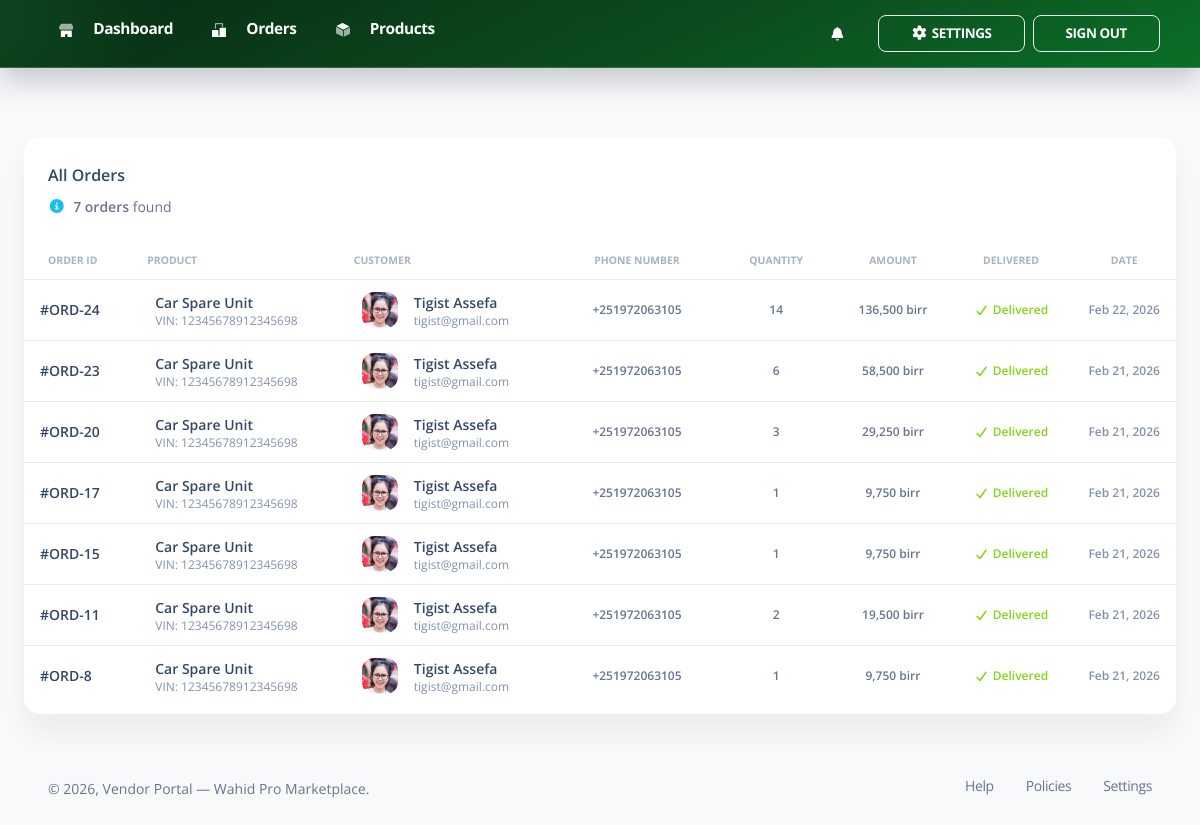
Before: /vendor/orders/ (signed in) with the older database file.
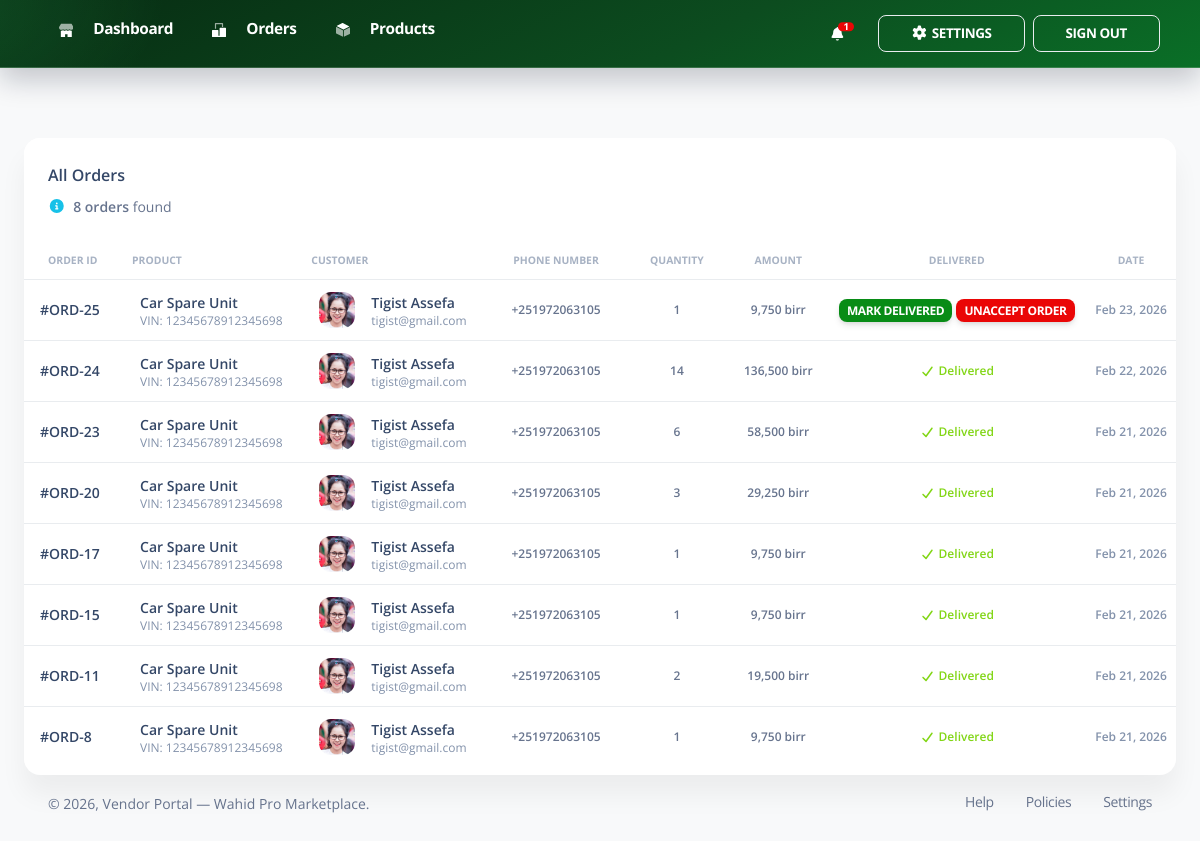
After: the same page with the newer database file.
### App/models.py (models this page shows, shortened)
class Order(models.Model):
    buyer = models.ForeignKey(User, on_delete=models.CASCADE, related_name="orders")
    product = models.ForeignKey(Product, on_delete=models.CASCADE, related_name="orders")
    quantity = models.PositiveIntegerField()
    total_price = models.DecimalField(max_digits=10, decimal_places=2)
    is_delivered = models.BooleanField(default=False)
    created_at = models.DateTimeField(auto_now_add=True)

class Product(models.Model):
    vin_validator = RegexValidator(
        regex=r"^[A-HJ-NPR-Z0-9]{17}$",
        message="VIN must be exactly 17 characters (letters and numbers, excluding I, O, and Q).",
    )
    vendor = models.ForeignKey(User, on_delete=models.CASCADE, related_name="products")
    name = models.CharField(max_length=160)
    vin = models.CharField(max_length=17, unique=True, validators=[vin_validator], db_index=True)
    category = models.CharField(max_length=80, db_index=True)
    price = models.DecimalField(
        max_digits=10,
        decimal_places=2,
        validators=[MinValueValidator(Decimal("0.01"))],
    )
    initial_stock = models.PositiveIntegerField()
    current_stock = models.PositiveIntegerField(null=True, blank=True)
    reorder_level = models.PositiveIntegerField(default=0)
    description = models.TextField()
    product_image = models.ImageField(upload_to="product_images/")
    is_active = models.BooleanField(default=True)
    created_at = models.DateTimeField(auto_now_add=True)
    updated_at = models.DateTimeField(auto_now=True)
    class Meta:
        ordering = ("-created_at",)
        indexes = [
            models.Index(fields=["vendor", "category"]),
            models.Index(fields=["vendor", "is_active"]),
        ]
        constraints = [
            models.UniqueConstraint(fields=["vendor", "name"], name="unique_vendor_product_name"),
        ]

class AccountRegistration(models.Model):
    ACCOUNT_TYPE_BUYER = "buyer"
    ACCOUNT_TYPE_SELLER = "seller"
    ACCOUNT_TYPE_CHOICES = (
        (ACCOUNT_TYPE_BUYER, "Buyer"),
        (ACCOUNT_TYPE_SELLER, "Seller"),
    )
    user = models.OneToOneField(
        User,
        on_delete=models.CASCADE,
        related_name="account_registration",
    )
    account_type = models.CharField(max_length=20, choices=ACCOUNT_TYPE_CHOICES)
    phone_number = models.CharField(
        max_length=16,
        blank=True,
        null=True,
    )
    profile_picture = models.ImageField(upload_to="profile_pictures/", blank=True, null=True)
    license_file = models.FileField(upload_to="license_uploads/", blank=True, null=True)
    is_verified = models.BooleanField(default=False)
    created_at = models.DateTimeField(auto_now_add=True)
    updated_at = models.DateTimeField(auto_now=True)

### App/views.py (the view)
# urls.py: path('vendor/orders/', VendorOrdersView.as_view(), name='vendor_orders'),
class VendorOrdersView(SellerAccountRequiredMixin, VendorAccessMixin, TemplateView):
    template_name = "vendors/orders.html"
    paginate_by = 20
    def get_context_data(self, **kwargs):
        context = super().get_context_data(**kwargs)
        orders_qs = (
            Order.objects.filter(product__vendor_id=self.request.user.id)
            .select_related("buyer", "buyer__account_registration", "product")
            .only(
                "id",
                "quantity",
                "total_price",
                "is_delivered",
                "created_at",
                "buyer__username",
                "buyer__first_name",
                "buyer__last_name",
                "buyer__email",
                "buyer__account_registration__phone_number",
                "buyer__account_registration__profile_picture",
                "product__name",
                "product__vin",
            )
            .order_by("-created_at")
        )
        paginator = Paginator(orders_qs, self.paginate_by)
        page_obj = paginator.get_page(self.request.GET.get("page"))
        context["vendor_orders"] = page_obj.object_list
        context["orders_total"] = paginator.count
        context["page_obj"] = page_obj
        context["is_paginated"] = page_obj.has_other_pages()
        return context

### App/templatetags/number_format.py (called while the page is built)
@register.filter
def number_separator(value):
    if value in (None, ""):
        return ""
    try:
        raw = str(value).replace(",", "").strip()
        number = Decimal(raw)
    except (InvalidOperation, TypeError, ValueError):
        return value
    if number == number.to_integral_value():
        return intcomma(int(number))
    return f"{number:,.2f}".rstrip("0").rstrip(".")

### App/views.py (called while the page is built)
def _redirect_superuser_home(request):
    if request.user.is_authenticated and request.user.is_superuser:
        messages.error(request, "You are loggd in as a system admin")
        return redirect("home")
    return None

### templates/vendors/orders.html (shortened to what the changed rows need)
{% extends "vendors/base.html" %}
{% load static %}
{% block vendor_content %}
<div class="row">
  <div class="col-12">
    <div class="card">
      <div class="card-header pb-0">
        <div class="row">
          <div class="col-lg-6 col-7">
            <p class="text-sm mb-0">
              <i class="fa fa-info-circle text-info" aria-hidden="true"></i>
              <span id="ordersTotalText" class="font-weight-bold ms-1">{{ orders_total }} orders</span> found
            </p>
          </div>
        </div>
      </div>
      <div class="card-body px-0 pb-2">
        <div class="table-responsive p-0">
          <table class="table align-items-center mb-0">
            <thead>
              <tr>
                <th class="text-uppercase text-secondary text-xxs font-weight-bolder opacity-7">Order ID</th>
                <th class="text-uppercase text-secondary text-xxs font-weight-bolder opacity-7 ps-2">Product</th>
                <th class="text-uppercase text-secondary text-xxs font-weight-bolder opacity-7 ps-2">Customer</th>
                <th class="text-center text-uppercase text-secondary text-xxs font-weight-bolder opacity-7">Phone Number</th>
                <th class="text-center text-uppercase text-secondary text-xxs font-weight-bolder opacity-7">Quantity</th>
                <th class="text-center text-uppercase text-secondary text-xxs font-weight-bolder opacity-7">Amount</th>
                <th class="text-center text-uppercase text-secondary text-xxs font-weight-bolder opacity-7">Delivered</th>
                <th class="text-center text-uppercase text-secondary text-xxs font-weight-bolder opacity-7">Date</th>
              </tr>
            </thead>
            <tbody>
              {% for order in vendor_orders %}
              <tr data-order-row-id="{{ order.id }}">
                <td>
                  <div class="d-flex px-2 py-1">
                    <div class="d-flex flex-column justify-content-center">
                      <h6 class="mb-0 text-sm">#ORD-{{ order.id }}</h6>
                    </div>
                  </div>
                </td>
                <td>
                  <div class="d-flex px-2 py-1">
                    <div class="d-flex flex-column justify-content-center">
                      <h6 class="mb-0 text-sm">{{ order.product.name }}</h6>
                      <p class="text-xs text-secondary mb-0">VIN: {{ order.product.vin }}</p>
                    </div>
                  </div>
                </td>
                <td>
                  <div class="d-flex px-2 py-1">
                    {% if order.buyer.account_registration.profile_picture %}
                    <div>
                      <img src="{{ order.buyer.account_registration.profile_picture.url }}" class="avatar avatar-sm me-3" style="object-fit: cover;" alt="Buyer photo">
                    </div>
                    {% else %}
                    <div>
                      <img src="{% static 'vendors/img/team-2.jpg' %}" class="avatar avatar-sm me-3" style="object-fit: cover;" alt="Buyer photo">
                    </div>
                    {% endif %}
                    <div class="d-flex flex-column justify-content-center">
                      <h6 class="mb-0 text-sm">
                        {% if order.buyer.get_full_name %}
                          {{ order.buyer.get_full_name }}
                        {% else %}
                          {{ order.buyer.username }}
                        {% endif %}
                      </h6>
                      <p class="text-xs text-secondary mb-0">{{ order.buyer.email|default:"-" }}</p>
                    </div>
                  </div>
                </td>
                <td class="align-middle text-center text-sm">
                  <span class="text-xs font-weight-bold">{{ order.buyer.account_registration.phone_number|default:"-" }}</span>
                </td>
                <td class="align-middle text-center text-sm">
                  <span class="text-xs font-weight-bold">{{ order.quantity }}</span>
                </td>
                <td class="align-middle text-center text-sm">
                  <span class="text-xs font-weight-bold">{{ order.total_price|number_separator }} birr</span>
                </td>
                <td class="align-middle text-center">
                  <form id="deliveredForm{{ order.id }}" method="post" action="{% url 'vendor_order_delivered_update' order.id %}" class="d-inline-block m-0">
                    {% if order.is_delivered %}
                    <span class="text-success text-xs font-weight-bold">
                      <i class="fa fa-check me-1" aria-hidden="true"></i>Delivered
                    </span>
                    {% else %}
                    <button
                      type="button"
                      class="btn btn-success btn-sm mb-0 py-1 px-2 text-xs"
                      data-bs-toggle="modal"
                      data-bs-target="#confirmDeliveredModal"
                      data-form-id="deliveredForm{{ order.id }}">
                      Mark Delivered
                    </button>
                    {% endif %}
                  </form>
                  {% if not order.is_delivered %}
                  <form id="unacceptForm{{ order.id }}" method="post" action="{% url 'vendor_order_unaccept' order.id %}" class="d-inline-block m-0">
                    <button
                      type="button"
                      class="btn btn-danger btn-sm mb-0 py-1 px-2 text-xs"
                      data-bs-toggle="modal"
                      data-bs-target="#confirmUnacceptModal"
                      data-form-id="unacceptForm{{ order.id }}">
                      Unaccept Order
                    </button>
                  </form>
                  {% endif %}
                </td>
                <td class="align-middle text-center">
                  <span class="text-secondary text-xs font-weight-bold">{{ order.created_at|date:"M d, Y" }}</span>
                </td>
              </tr>
              {% empty %}
              <tr id="ordersEmptyRow">
                <td colspan="8" class="text-center text-sm text-muted py-4">No orders for your products yet.</td>
              </tr>
              {% endfor %}
            </tbody>
          </table>
        </div>
      </div>
    </div>
  </div>
</div>
{% endblock %}

Changed rows visible on the page:
added Order: id "25", product.name "Car Spare Unit", product.vin "12345678912345698", buyer.account_registration.profile_picture (picture), buyer.get_full_name "Tigist Assefa", buyer.email "tigist@gmail.com", buyer.account_registration.phone_number "+251972063105", quantity "1", total_price|number_separator "9,750", created_at "Feb 23, 2026"
Other visible differences:
{{ seller_notification_count }}: (not shown) → "1"
{{ orders_total }}: "7" → "8"
